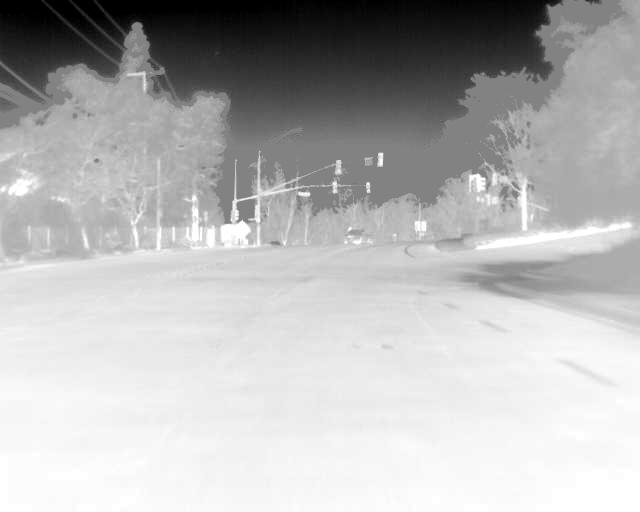

Recreate this plot in Python.
import numpy as np
from PIL import Image
from pylab import *
'''
 _______________________________________________________________________________________
|  参考文献：《Display and detail enhancement for high-dynamic-range infrared images》    |                                                                           |
|  主要思想： 通过双边滤波器将图片分离成detail和base两部分，分别对两部分进行处理，然后再进行合并。    |
|           对于base使用自适应高斯滤波，然后input - base = detail， 对base使用自适应直方图均衡， |
|           对detail使用自适应掩膜控制 ， 然后两部分相加得到输出                               |                     
|                                                                                       |
|                                                                                       |
|                                                                                       |
|                                                                                       |
|______________________________________________________________________________________ |                                                                          |
'''


def GaussKernel(winsize, sigma):
    '''定义空间高斯滤波器'''
    kernel = np.zeros((winsize, winsize))
    r = int(winsize/2)
    c = r
    sigma_a = 2*sigma*sigma
    for i in range(-r, r+1):
        for j in range(-c, c+1):
            kernel[i+r][j+r] = np.exp(-(i**2+j**2)/sigma_a)
    return kernel


def BilateralFilter(input, winsize, sigma_d, sigma_r,):
    '''定义双边滤波器'''
    row, col = input.shape
    r = int(winsize/2)
    c = r
    output = np.zeros((row, col))
    input_padding = np.pad(input, ((r, c), (r, c)), constant_values=0)
    kernel_d = GaussKernel(winsize, sigma_d)    # 定义空间高斯核
    sigma_r_a = 2*sigma_r*sigma_r
    gain = np.zeros((row, col))     # 初始化细节层增益系数
    for i in range(r, r+row):
        for j in range(c, col+c):
            kernel_r = np.zeros((winsize, winsize))  # 初始化像素滤波器
            kernel = np.zeros((winsize, winsize))   # 初始化最终滤波器
            for m in range(-r, r+1):
                for n in range(-c, c+1):
                    kernel_r[m+r][n+r] = np.exp(-pow((int(input_padding[i][j]) - int(input_padding[i + m][j + n])), 2)/sigma_r_a)
                    kernel[m+r][n+r] = kernel_d[m+r][n+r]*kernel_r[m+r][n+r]
            sum_kernel = sum(sum(kernel))
            gain[i-r][j-c] = sum_kernel
            kernel = kernel / sum_kernel
            for m in range(-r, r + 1):  # 生成新的像素
                for n in range(-c, c + 1):
                    output[i-r][j-c] = input_padding[i + m][j + n] * kernel[m + r][n + c] + output[i-r][j-c]
    return output, gain




def Base_Process(base, percent):
    '''这里做直方图处理，使对比度增强'''
    base = np.round(base)
    base = np.array(base, dtype='int32')
    # base_max = np.max(base)
    im = Image.fromarray(base)
    imhist, bin = histogram(im, 256)
    nvalid = 0
    for i in range(len(imhist)):
        if imhist[i] > 0:
            nvalid = nvalid + 1
    sum_pixels = np.sum(imhist)
    T = sum_pixels * percent
    for i in range(len(imhist)):
        if imhist[i] < T:
            imhist[i] = 0
        else:
            imhist[i] = 1
    B = np.array(([0 for x in range(len(imhist))]), dtype='float32')
    R = min(nvalid, 256)
    for i in range(len(imhist)):
        if i == 0:
            B[i] = 0
        else:
            B[i] = R * imhist[:i].sum() / nvalid
    new_base = B[base]
    return new_base


def second_deviation(input):
    """计算二阶导（离散形式）"""
    input_padding = np.pad(input, ((1, 1), (1, 1)), constant_values=0)
    input_padding = np.array(input_padding, dtype='int32')
    row, col = input.shape
    output = np.zeros((row, col))
    for i in range(1, row+1):
        for j in range(1, col+1):
            output[i-1][j-1] = (input_padding[i+1, j]) + input_padding[i-1][j] + input_padding[i][j+1] + input_padding[i][j-1] - 4*input_padding[i][j]
    return output



def Adaptive_Gaussian_Filter(input, bf_output, gain, winsize):
    """自适应高斯滤波器"""
    E = gain * (input - bf_output)
    second_deviarate = second_deviation(bf_output)
    row, col = bf_output.shape
    r = int(winsize/2)
    c = r
    bf_output_padding = np.pad(bf_output, ((r, c), (r, c)), constant_values=0)
    output = np.zeros((row, col))
    for i in range(r, r+row):
        for j in range(c, c+col):
            sigma = sqrt(abs((2*E[i-r][j-c]) / (second_deviarate[i-r][j-c] + 0.00001)))
            kernel = GaussKernel(winsize, sigma + 0.00001)
            kernel_sum = sum(sum(kernel))

            kernel = kernel / kernel_sum
            for m in range(-r, r + 1):  # 生成新的像素
                for n in range(-c, c + 1):
                    output[i-r][j-c] = bf_output_padding[i + m][j + n] * kernel[m + r][n + c] + output[i-r][j-c]
    return output


base = Image.open('./base.jpeg')


def Detail_Process(detail, gain, g_min, g_max):
    '''这里对细节层进行自适应增益控制'''
    # row, col = detail.shape
    # new_detail = np.zeros((row, col))
    G = g_min + (1 - gain) * (g_max - g_min)
    # for i in range(row):
    #     for j in range(col):
    #         G[i][j] = g_min + [1 - gain[i][j]]*(g_max - g_min)
    # for i in range(row):
    #     for j in range(col):
    #         new_detail[i][j] = detail[i][j]*G[i][j]
    new_detail =255 - detail * G
    return new_detail


def saturate(input, sat):
    """进行截尾浸润操作"""
    row, col = input.shape
    sum = row*col
    threshold = int(sat*sum)
    copy = input
    inf = np.sort(copy.flatten())[threshold-1]
    sup = np.sort(copy.flatten())[-threshold]
    for i in range(row):
        for j in range(col):
            if input[i][j] < inf:
                input[i][j] = inf
            if input[i][j] > sup:
                input[i][j] = sup
    return input


def BF_DDE(input_path, sigma_r, winsize_bf, winsize, g_min, g_max, percent):
    """BF_DDE算法实现"""
    input_img = Image.open(input_path)
    input = np.array(input_img)
    row, col = input.shape
    sigma_d = sqrt(row**2 + col**2)*0.025
    bf_output, gain = BilateralFilter(input, winsize_bf, sigma_d, sigma_r)
    base = Adaptive_Gaussian_Filter(input, bf_output, gain, winsize)
    # base = bf_output
    input = np.array(input, dtype='float32')
    base = np.array(base, dtype='float32')
    detail = input - base
    # detail = 255 + detail
    new_base = Base_Process(base, percent)
    new_detail = Detail_Process(detail, gain, g_min, g_max)
    output = new_base + new_detail

    new_output = saturate(output, 0.01)

    max_d = np.max(new_output)
    min_d = np.min(new_output)
    if min_d >= 0 and max_d <= 255:
       new_output = new_output + (127.5 - (max_d - min_d)/2)
    else:
        new_output = ((new_output - min_d) / (max_d - min_d)) * 255
    # for i in range(row):
    #     for j in range(col):
    #         new_detail[i][j] = ((detail[i][j] - min_d) / (max_d - min_d)) * (p * 256)

    output_img = Image.fromarray(new_output)

    output_img.show()
    output_img.convert('L').save('./BF&DDE.jpeg', format='jpeg')


BF_DDE('./FLIR_00050.jpeg',  0.01, 1, 1, 1, 2.5, 0.001)